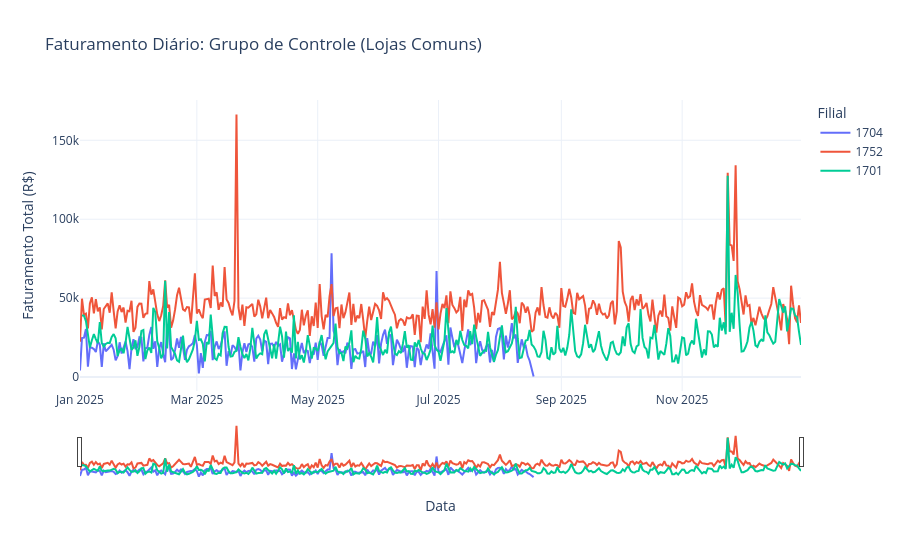

This figure's notebook cell:
### Code cell
# Definição do grupo de controle (excluindo as Top 15 do ranking de tickets altos)
todas_lojas = df_vendas['codigo_filial'].unique()
top_15_lojas = frequencia_top_lojas.index[:15]
lojas_comuns = [loja for loja in todas_lojas if loja not in top_15_lojas]

# Sorteio de 3 lojas aleatórias para controle
random.seed(42) 
lojas_controle = random.sample(lojas_comuns, 3)
print(f"Lojas de controle sorteadas: {lojas_controle}")

# Filtragem e agregação do faturamento diário para o controle
df_controle = df_vendas[df_vendas['codigo_filial'].isin(lojas_controle)].copy()
df_controle_daily = df_controle.groupby(['data_emissao', 'codigo_filial'])['faturamento'].sum().reset_index()
df_controle_daily['codigo_filial'] = df_controle_daily['codigo_filial'].astype(str)

# Gráfico interativo
fig_controle = px.line(
    df_controle_daily,
    x='data_emissao',
    y='faturamento',
    color='codigo_filial',
    title='Faturamento Diário: Grupo de Controle (Lojas Comuns)',
    labels={
        'data_emissao': 'Data', 
        'faturamento': 'Faturamento Total (R$)', 
        'codigo_filial': 'Filial'
    },
    template='plotly_white'
)

# Slider de tempo interativo na parte inferior
fig_controle.update_layout(xaxis=dict(rangeslider=dict(visible=True)))
fig_controle.show()

### Figure 1 — Plotly figure (JSON) as saved in the notebook; plotly's stock layout.template omitted (floating-point values rounded to 4 significant figures; data arrays with more than 128 entries replaced by an {"elided": "..."} marker saying what was removed)
{"data": [{"hovertemplate": "Filial=1704<br>Data=%{x}<br>Faturamento Total (R$)=%{y}<extra></extra>", "legendgroup": "1704", "line": {"color": "#636efa", "dash": "solid"}, "marker": {"symbol": "circle"}, "mode": "lines", "name": "1704", "orientation": "v", "showlegend": true, "type": "scatter", "x": {"elided": "229 str values"}, "xaxis": "x", "y": {"elided": "229 float values"}, "yaxis": "y"}, {"hovertemplate": "Filial=1752<br>Data=%{x}<br>Faturamento Total (R$)=%{y}<extra></extra>", "legendgroup": "1752", "line": {"color": "#EF553B", "dash": "solid"}, "marker": {"symbol": "circle"}, "mode": "lines", "name": "1752", "orientation": "v", "showlegend": true, "type": "scatter", "x": {"elided": "365 str values"}, "xaxis": "x", "y": {"elided": "365 float values"}, "yaxis": "y"}, {"hovertemplate": "Filial=1701<br>Data=%{x}<br>Faturamento Total (R$)=%{y}<extra></extra>", "legendgroup": "1701", "line": {"color": "#00cc96", "dash": "solid"}, "marker": {"symbol": "circle"}, "mode": "lines", "name": "1701", "orientation": "v", "showlegend": true, "type": "scatter", "x": {"elided": "363 str values"}, "xaxis": "x", "y": {"elided": "363 float values"}, "yaxis": "y"}], "layout": {"legend": {"title": {"text": "Filial"}, "tracegroupgap": 0}, "title": {"text": "Faturamento Diário: Grupo de Controle (Lojas Comuns)"}, "xaxis": {"anchor": "y", "domain": [0, 1], "rangeslider": {"visible": true}, "title": {"text": "Data"}}, "yaxis": {"anchor": "x", "domain": [0, 1], "title": {"text": "Faturamento Total (R$)"}}}}
